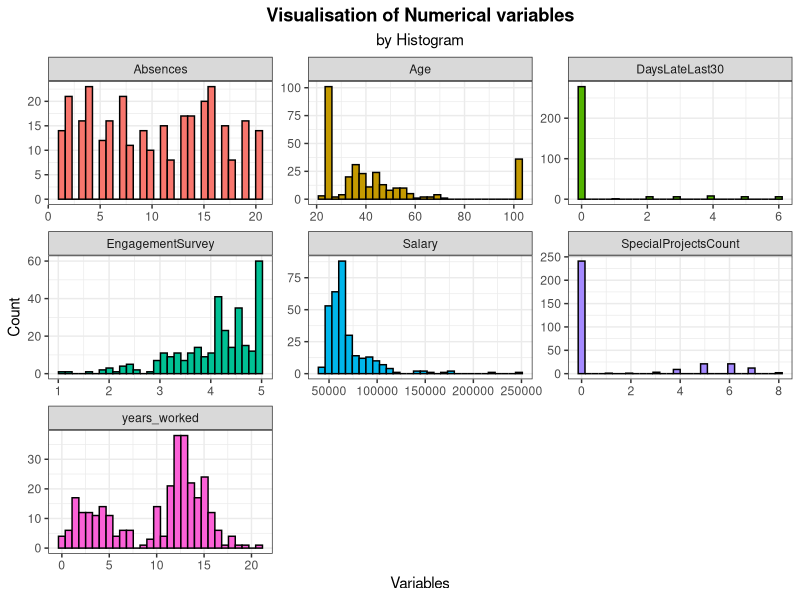
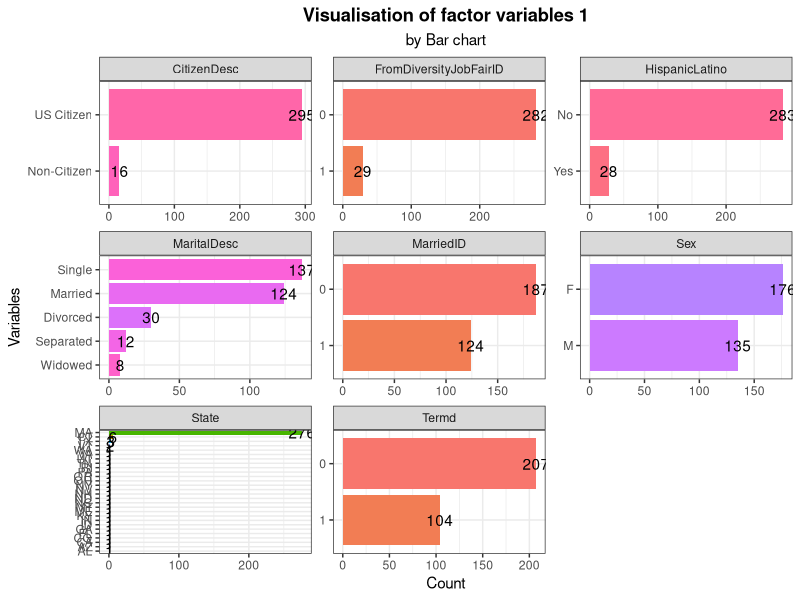
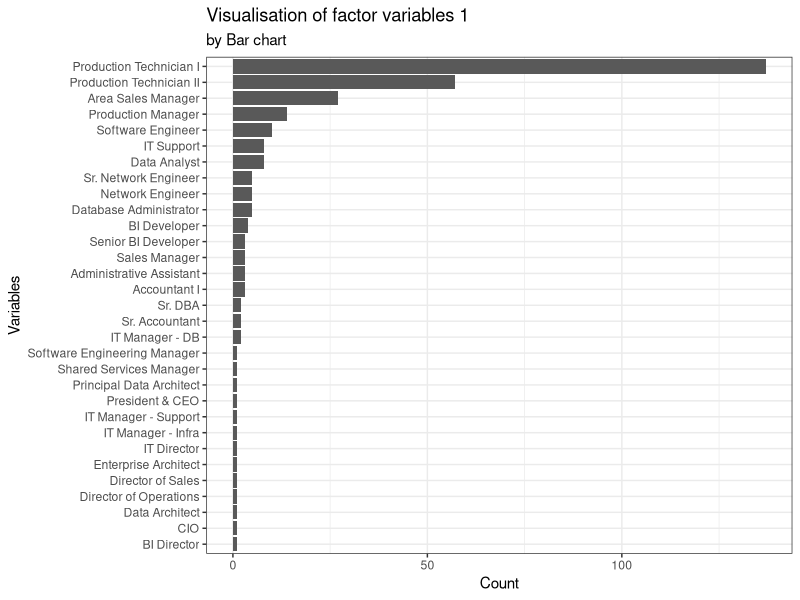

Recreate these plots in R, in order.
## ---- chunk 1

library(tidyverse)
library(kableExtra)
library(lubridate)
library(skimr)
library(tidytext)

## ---- chunk 2
hr <- read.csv("hr_dataset.csv", header = T,
               fileEncoding = "UTF-8-BOM", 
               row.names = 1, 
               na.strings = T)

## ---- chunk 3
glimpse(hr)

## ---- chunk 4
sample_n(hr, 10)

## ---- chunk 5
hr2 <- hr %>%
  dplyr::select(-EmpID, -MaritalStatusID, -GenderID, -EmpStatusID, -DeptID, -PerfScoreID, -PositionID, -Zip, -ManagerID, -LastPerformanceReview_Date)
  
glimpse(hr2)

## ---- chunk 6
hr2 <- hr2 %>%  
  mutate(yearDOB = substr(DOB, start = 7, stop = 8),
         yearbirth = as.numeric(paste0(19, yearDOB)),
         Age = 2022 - yearbirth) %>%   
  relocate(Age, .after = State) %>% 
  dplyr::select(-DOB, -yearDOB, -yearbirth)

## ---- chunk 7
hr2$Age
## ---- chunk 8

hr2 <- hr2 %>% 
  mutate(DateofHire = mdy(DateofHire),
         DateofTermination = mdy(DateofTermination),
         days_worked = ifelse(is.na(DateofTermination),
                              today() - DateofHire,
                              DateofTermination - DateofHire),
         years_worked = round(days_worked/365, 1)) %>% 
  relocate(years_worked, .after = RaceDesc) %>% 
  dplyr::select(-DateofHire, -DateofTermination, -days_worked)

## ---- chunk 9
hr2$years_worked

## ---- chunk 10
hr2 <- hr2 %>% 
  mutate_if(is.character, trimws)

## ---- chunk 11
str(hr2 %>% 
  select(is.character))

## ---- chunk 12
hr2 <- hr2 %>% 
  mutate_if(is.character, as.factor)

## ---- chunk 13
str(hr2 %>% 
      select(-is.factor))

## ---- chunk 14
hr2 <- hr2 %>% 
  mutate(MarriedID = as.factor(MarriedID),
         FromDiversityJobFairID = as.factor(FromDiversityJobFairID),
         Termd = as.factor(Termd),
         EmpSatisfaction = as.factor(EmpSatisfaction))

## ---- chunk 15
summary(hr2 %>% 
          dplyr::select(is.factor))

## ---- chunk 16
hr2 <- hr2 %>% 
  mutate(CitizenDesc = fct_recode(CitizenDesc,
                                  "Non-Citizen" = "Eligible NonCitizen"))

## ---- chunk 17
table(hr2$CitizenDesc)

## ---- chunk 18
table(hr2$HispanicLatino)
## ---- chunk 19
hr2 <- hr2 %>% 
  mutate(HispanicLatino = fct_recode(HispanicLatino,
                                  "No" = "no",
                                  "Yes" = "yes"))
## ---- chunk 20
table(hr2$HispanicLatino)

## ---- chunk 21
skim_without_charts(hr2)
## ---- chunk 22
colSums(is.na(hr2))

## ---- chunk 23
# df

df6.1 <- hr2 %>% 
  dplyr::select(-is.factor) %>% 
  pivot_longer(1:7, names_to = "my_var", values_to = "my_values")

# graph

ggplot(df6.1, aes(x = my_values, fill = my_var)) +
  geom_histogram(color = "black") +
  facet_wrap(~my_var, scales = "free") +
  theme_bw() +
  theme(legend.position = "none",
        plot.title = element_text(face = "bold", hjust = 0.5),
        plot.subtitle = element_text(hjust = 0.5)) +
  labs(title = "Visualisation of Numerical variables",
       subtitle = "by Histogram",
       x = "Variables",
       y = "Count")


## ---- chunk 24
# df

df6.2 <- hr2 %>% 
  dplyr::select(is.factor) %>% 
  dplyr::select(-Position) %>% 
  pivot_longer(1:8, names_to = "my_var", values_to = "my_values") %>% 
  group_by(my_var, my_values) %>% 
  summarise(count = n()) %>% 
  ungroup() %>% 
  mutate(label = reorder_within(x = my_values, by = count, within = my_var))

# graph

ggplot(df6.2, aes(y = label, x = count, fill = my_values)) +
  geom_bar(stat = "identity") +
  geom_text(aes(label = count)) +
  facet_wrap(~my_var, scales = "free", ) +
  theme_bw() +
  theme(legend.position = "none",
        plot.title = element_text(face = "bold", hjust = 0.5),
        plot.subtitle = element_text(hjust = 0.5)) +
  scale_y_reordered() +
  labs(title = "Visualisation of factor variables 1",
       subtitle = "by Bar chart",
       y = "Variables",
       x = "Count")


## ---- chunk 25
hr2 %>% 
  dplyr::select(Position) %>% 
  group_by(Position) %>% 
  summarise(count = n()) %>% 
  ggplot(aes(y = fct_reorder(Position, count), x = count)) +
  geom_bar(stat = "identity") +
  theme(plot.title = element_text(face = "bold", hjust = 0.5),
        plot.subtitle = element_text(hjust = 0.5)) +
  labs(title = "Visualisation of factor variables 1",
       subtitle = "by Bar chart",
       y = "Variables",
       x = "Count") +
  theme_bw()
  
